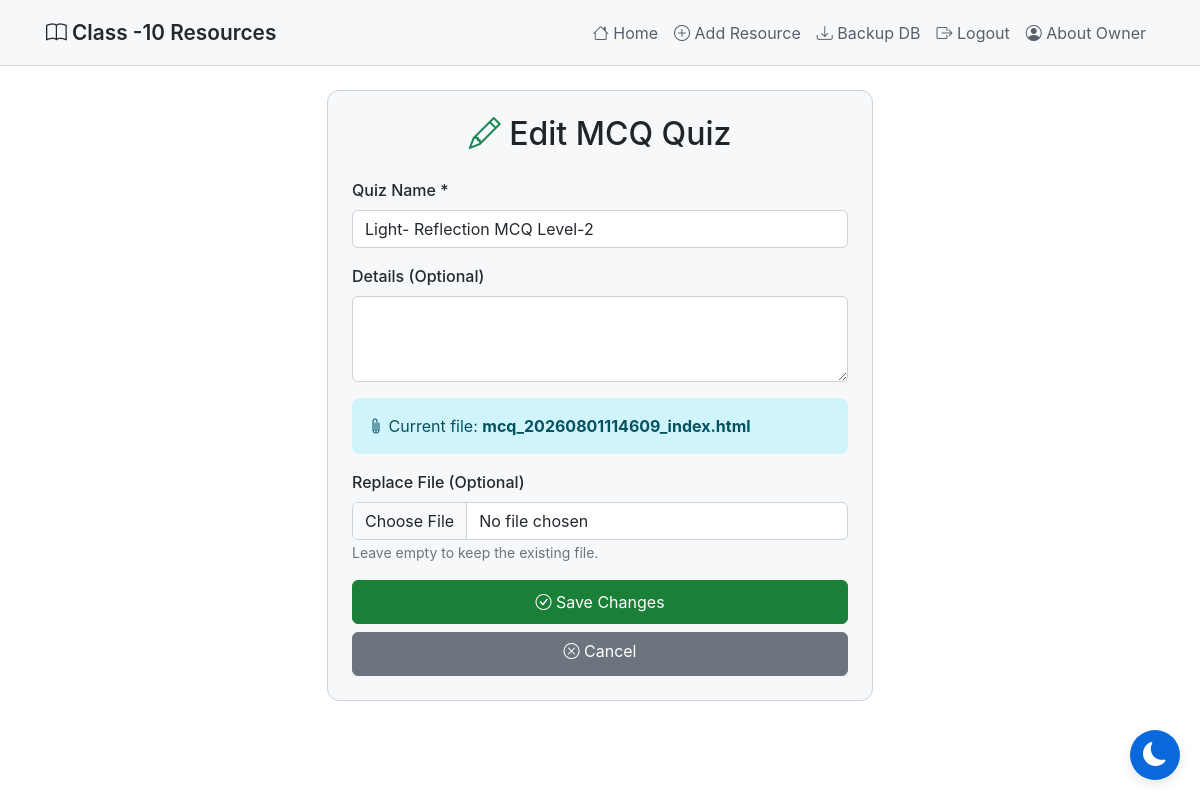
The page /edit-mcq/8 (signed in) on the database its author committed.
### tables this page shows
CREATE TABLE mcq_quizzes
                 (id INTEGER PRIMARY KEY AUTOINCREMENT,
                  title TEXT NOT NULL,
                  details TEXT,
                  filename TEXT NOT NULL,
                  file_type TEXT NOT NULL,
                  created_at TIMESTAMP DEFAULT CURRENT_TIMESTAMP);

### app.py (the view, shortened to what this page needs)
@app.route('/edit-mcq/<int:id>', methods=['GET', 'POST'])
@login_required
def edit_mcq(id):
    conn = sqlite3.connect('database.db')
    conn.row_factory = sqlite3.Row
    c = conn.cursor()
    c.execute('SELECT * FROM mcq_quizzes WHERE id = ?', (id,))
    quiz = c.fetchone()
    if not quiz:
        conn.close()
        flash('MCQ quiz not found!', 'error')
        return redirect(url_for('practice_mcq'))
    conn.close()
    return render_template('edit_mcq.html', quiz=quiz)

### app.py (called while the page is built)
def login_required(f):
    @wraps(f)
    def decorated_function(*args, **kwargs):
        if 'admin' not in session:
            return redirect(url_for('login'))
        return f(*args, **kwargs)
    return decorated_function

### templates/edit_mcq.html (shortened to what this page needs)
{% extends "base.html" %}
{% block content %}
<div class="row justify-content-center mt-4">
    <div class="col-md-8 col-lg-6">
        <div class="card">
            <div class="card-body p-4">
                <h2 class="text-center mb-4">
                    <i class="bi bi-pencil text-success"></i> Edit MCQ Quiz
                </h2>
                <form method="POST" enctype="multipart/form-data">
                    <div class="mb-3">
                        <label for="title" class="form-label">Quiz Name *</label>
                        <input type="text" class="form-control" id="title" name="title" value="{{ quiz['title'] }}" required>
                    </div>
                    <div class="mb-3">
                        <label for="details" class="form-label">Details (Optional)</label>
                        <textarea class="form-control" id="details" name="details" rows="3">{{ quiz['details'] or '' }}</textarea>
                    </div>
                    <div class="alert alert-info">
                        <i class="bi bi-paperclip"></i>
                        Current file: <strong>{{ quiz['filename'] }}</strong>
                    </div>
                    <div class="mb-3">
                        <label for="file" class="form-label">Replace File (Optional)</label>
                        <input type="file" class="form-control" id="file" name="file" accept=".pdf,.doc,.docx,.md,.txt,.html,.htm">
                        <small class="text-secondary">
                            Leave empty to keep the existing file.
                        </small>
                    </div>
                    <div class="d-grid gap-2">
                        <button type="submit" class="btn btn-success">
                            <i class="bi bi-check-circle"></i> Save Changes
                        </button>
                        <a href="{{ url_for('practice_mcq') }}" class="btn btn-secondary">
                            <i class="bi bi-x-circle"></i> Cancel
                        </a>
                    </div>
                </form>
            </div>
        </div>
    </div>
</div>
{% endblock %}

### templates/base.html (style rules this page uses)
:root { --bg-primary: #ffffff; --bg-secondary: #f6f8fa; --bg-tertiary: #ffffff; --text-primary: #24292f; --text-secondary: #57606a; --border-color: #cbd2d9; --accent-color: #0969da; --success-color: #1a7f37; --danger-color: #cf222e; --shadow-color: rgba(0, 0, 0, 0.1); }
body { background-color: var(--bg-primary); color: var(--text-primary); font-family: -apple-system, BlinkMacSystemFont, 'Segoe UI', 'Noto Sans', Helvetica, Arial, sans-serif; min-height: 100vh; transition: background-color 0.3s ease, color 0.3s ease; }
* { transition: background-color 0.3s ease, color 0.3s ease, border-color 0.3s ease; }
.btn { min-height: 44px; }
.btn-success { background-color: var(--success-color); border-color: var(--success-color); }
.card { background-color: var(--bg-secondary); border: 1px solid var(--border-color); border-radius: 12px; transition: all 0.3s ease; overflow: hidden; }
.card-body { padding: 1.5rem; }
.form-control, .form-select { background-color: var(--bg-tertiary); border: 1px solid var(--border-color); color: var(--text-primary); }
.form-label { color: var(--text-primary); font-weight: 500; }
.alert { border-radius: 8px; border: none; }

### rows shown on the page
mcq_quizzes: title "Light- Reflection MCQ Level-2", filename "mcq_20260801114609_index.html"
